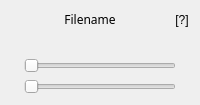
                    <widget class="QWidget" name="tab_bg_threshs_color_variance">
                     <attribute name="title">
                      <string>Color Thresholds</string>
                     </attribute>
                     <layout class="QGridLayout" name="gridLayout_90">
                      <item row="0" column="0">
                       <layout class="QGridLayout" name="grid_bg_threshs_color_variance" rowstretch="0,1,0">
                        <item row="0" column="0">
                         <layout class="QHBoxLayout" name="horizontalLayout_15" stretch="1,0">
                          <item>
                           <widget class="QLabel" name="label_bg_threshs_filename_color_variance">
                            <property name="font">
                             <font>
                              <family>Al Bayan</family>
                             </font>
                            </property>
                            <property name="text">
                             <string>Filename</string>
                            </property>
                            <property name="alignment">
                             <set>Qt::AlignCenter</set>
                            </property>
                           </widget>
                          </item>
                          <item>
                           <widget class="QLabel" name="label_bg_threshs_tooltip_color_variance">
                            <property name="text">
                             <string>[?]</string>
                            </property>
                            <property name="alignment">
                             <set>Qt::AlignCenter</set>
                            </property>
                           </widget>
                          </item>
                         </layout>
                        </item>
                        <item row="1" column="0">
                         <widget class="ImageWidget" name="w_bg_threshs_image_color_variance" native="true">
                          <layout class="QGridLayout" name="gridLayout_92">
                           <item row="0" column="0">
                            <widget class="ImageViewer" name="w_bg_image_viewer_color_variance" native="true"/>
                           </item>
                          </layout>
                         </widget>
                        </item>
                        <item row="2" column="0">
                         <layout class="QGridLayout" name="gridLayout_93">
                          <item row="0" column="0">
                           <widget class="QLabel" name="label_bg_threshs_1_name_color_variance">
                            <property name="text">
                             <string/>
                            </property>
                           </widget>
                          </item>
                          <item row="0" column="1">
                           <widget class="QSlider" name="hs_bg_threshs_1_color_variance">
                            <property name="orientation">
                             <enum>Qt::Horizontal</enum>
                            </property>
                           </widget>
                          </item>
                          <item row="0" column="2">
                           <widget class="QLabel" name="label_bg_threshs_1_color_variance">
                            <property name="text">
                             <string/>
                            </property>
                           </widget>
                          </item>
                          <item row="1" column="0">
                           <widget class="QLabel" name="label_bg_threshs_2_name_color_variance">
                            <property name="text">
                             <string/>
                            </property>
                           </widget>
                          </item>
                          <item row="1" column="1">
                           <widget class="QSlider" name="hs_bg_threshs_2_color_variance">
                            <property name="orientation">
                             <enum>Qt::Horizontal</enum>
                            </property>
                           </widget>
                          </item>
                          <item row="1" column="2">
                           <widget class="QLabel" name="label_bg_threshs_2_color_variance">
                            <property name="text">
                             <string/>
                            </property>
                           </widget>
                          </item>
                         </layout>
                        </item>
                       </layout>
                      </item>
                     </layout>
                    </widget>
